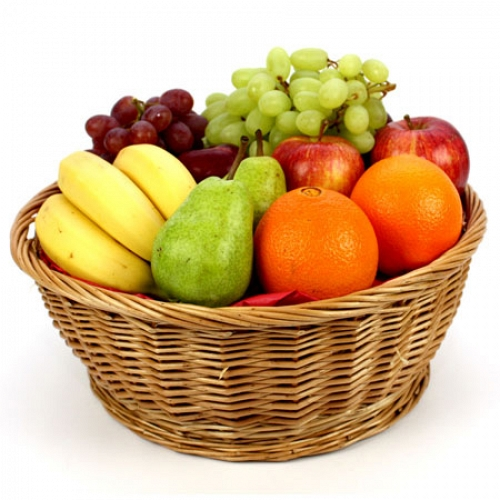
%> input picture TDD/Photos/FruitQA.jpg, 500 x 500 px
$ octave --eval "result = Diameter('Photos/FruitQA.jpg');"   (GNU Octave 9; MATLAB toolbox functions it lacks are replaced by stand-ins)
%> lines starting %> are read from the running program, lines starting %| are printed output that depends on the picture; in (x1, y1, x2, y2) boxes, pixels count from 0 and x2, y2 are one past the last pixel; in counts of white or black regions, pixels touching at a corner belong together; the program's own positions count from 1
function [testOne,testTwo,testThree] = Diameter(img)
%> called with img = 'Photos/FruitQA.jpg'
    obj = imread(img);
%> obj is the input picture: size 500x500x3 uint8; mean R, G, B 209.9, 178.5, 135
    lambda = 15/1848;
    row = -1;
    startcol = -1;
    finishcol = -1;
    blue = obj(:,:,3);
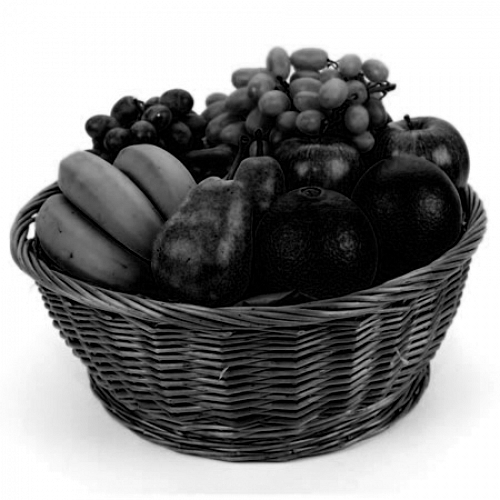
%> blue: size 500x500 uint8; min 0, max 255, mean 135
    testOne = blue;
    bw = imbinarize(blue);
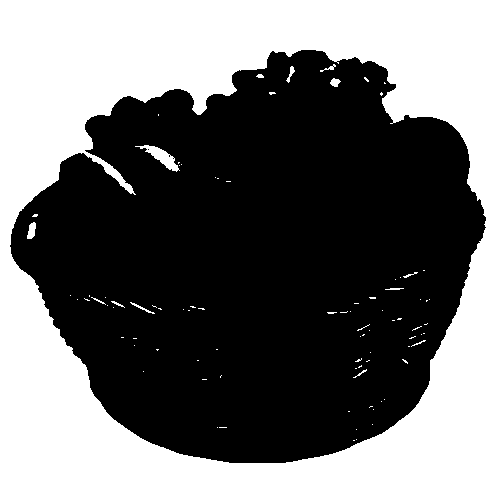
%> bw: size 500x500 logical; 44.3% white; 89 white regions (75 under 20 px), largest, box (x1, y1, x2, y2) and area: (0, 0, 500, 500) 109554, (135, 145, 180, 172) 393, (27, 222, 36, 239) 107
    testTwo = bw;
    se = strel('disk',5);
    bw = imopen(bw,se);
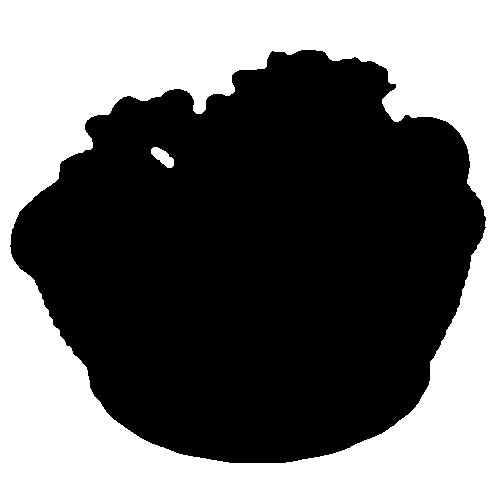
%> bw: size 500x500 logical; 43.7% white; 2 white regions, box (x1, y1, x2, y2) and area: (0, 0, 500, 500) 109040, (151, 147, 174, 168) 268
    [rows,cols] = size(bw);
%> rows = 500; cols = 500
    for j = 1:cols
        for i = 1:rows
            if bw(i,j) == 0
                row = i;
                startcol = j;
                break;
            end
        end
        if (startcol ~= -1)
            break;
        end
    end
%> after the loop, row = 246; startcol = 11
    for i = row:rows
        for j = startcol:cols
            if bw(i,j) == 1
                finishcol = j;
                break;
            end
        end
        if (finishcol ~= -1)
            break;
        end
    end
%> this loop made 1 pass
%> i on pass 1: 246
%> after the loop, finishcol = 478
    testThree = (finishcol-startcol)*lambda;
%> testThree = 3.79
end

$ run again, on TDD/Photos/avocado.jpg
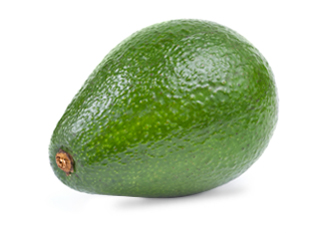
%> input picture TDD/Photos/avocado.jpg, 320 x 234 px
%> in Diameter, obj is the input picture: size 234x320x3 uint8; mean R, G, B 192.8, 206.2, 179.8
%> in Diameter, `blue = obj(:,:,3);`:
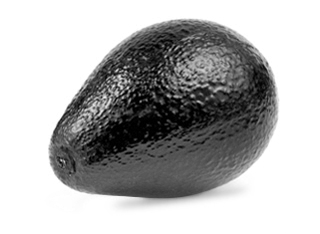
%> blue: size 234x320 uint8; min 0, max 255, mean 179.8
%> in Diameter, `bw = imopen(bw,se);`:
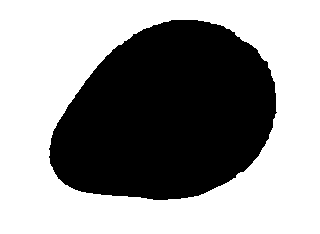
%> bw: size 234x320 logical; 58.9% white; 1 black region, box (x1, y1, x2, y2) and area: (49, 20, 277, 200) 30793
%> after the loop in Diameter, `for j = 1:cols`: row = 149; startcol = 50
%> the loop in Diameter, `for i = row:rows` made 1 pass
%> i on pass 1: 149
%> after the loop in Diameter, `for i = row:rows`: finishcol = 263
%> testThree = 1.73

$ run again, on TDD/Photos/avocado2.jpg
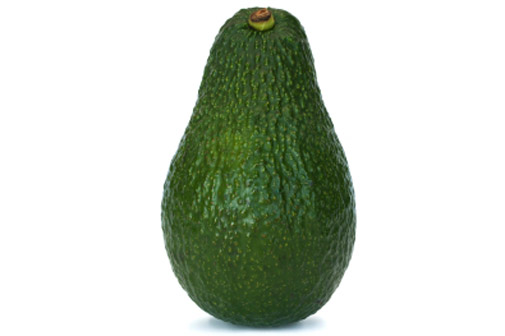
%> input picture TDD/Photos/avocado2.jpg, 505 x 336 px
%> in Diameter, obj is the input picture: size 336x505x3 uint8; mean R, G, B 200.8, 208, 196.5
%> in Diameter, `blue = obj(:,:,3);`:
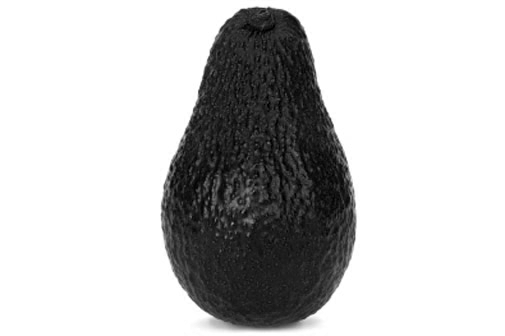
%> blue: size 336x505 uint8; min 0, max 255, mean 196.5
%> in Diameter, `bw = imbinarize(blue);`:
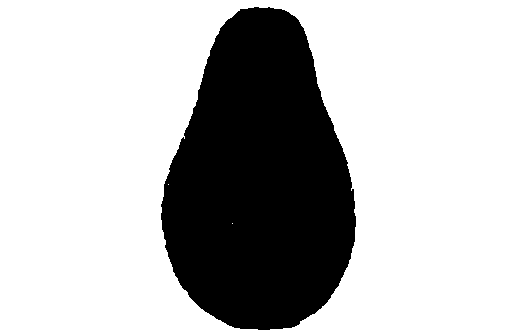
%> bw: size 336x505 logical; 72.9% white; 1 black region, box (x1, y1, x2, y2) and area: (161, 7, 356, 330) 46002
%> after the loop in Diameter, `for j = 1:cols`: row = 205; startcol = 162
%> the loop in Diameter, `for i = row:rows` made 1 pass
%> i on pass 1: 205
%> after the loop in Diameter, `for i = row:rows`: finishcol = 356
%> testThree = 1.57
